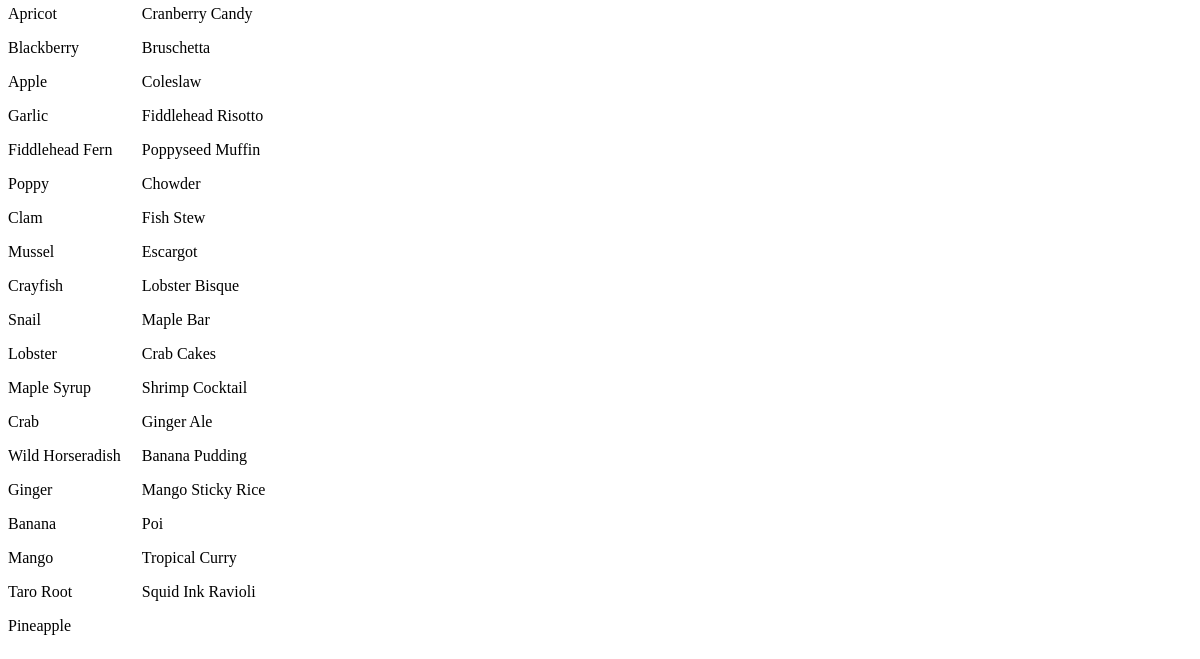
Before: /recipes/ (lower part) with the older database file.
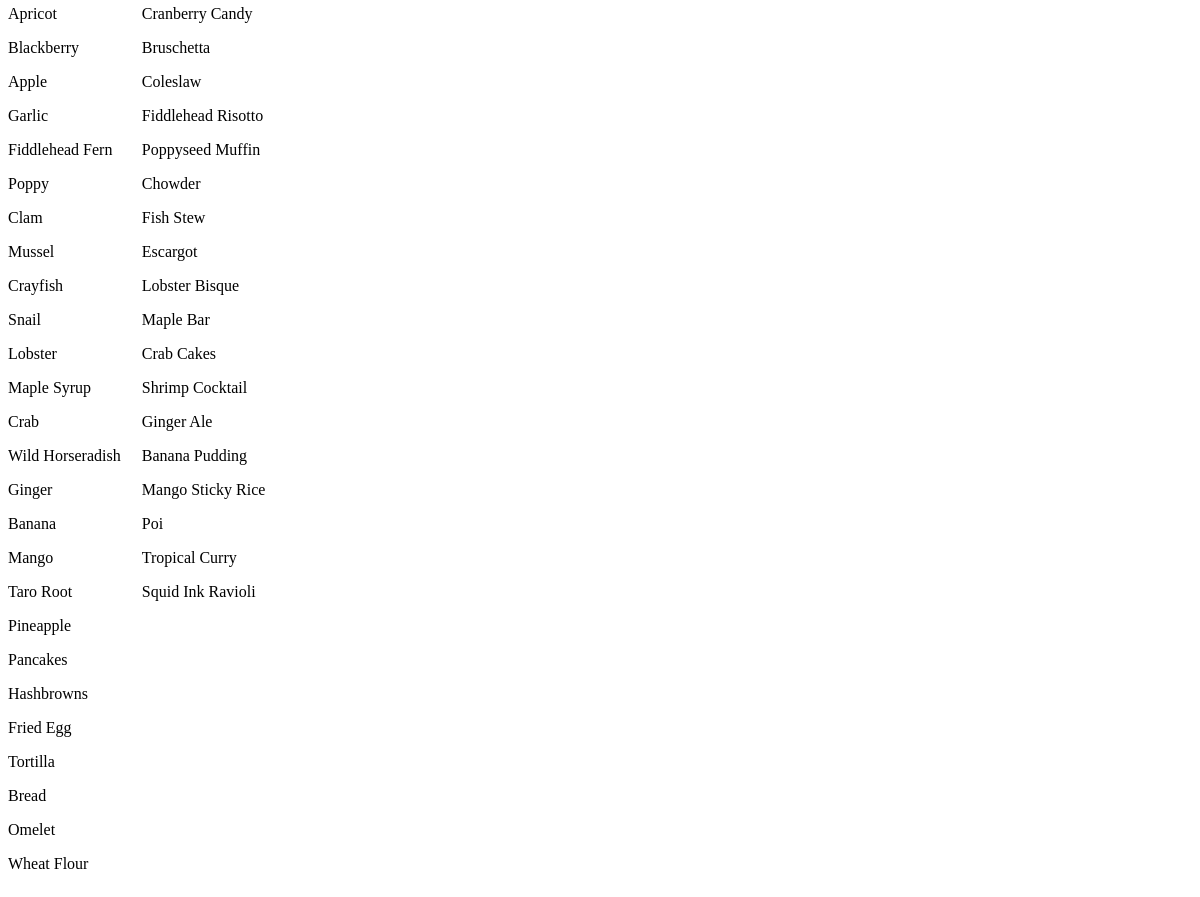
After: the same page with the newer database file.
### app/models/ingredients.py (models this page shows, shortened)
class Ingredient(db.Model):
    id = db.Column(db.Integer, primary_key=True)
    name = db.Column(db.String(250), nullable=False)

### app/models/recipes.py (models this page shows, shortened)
class Recipe(db.Model):
    id = db.Column(db.Integer, primary_key=True)
    name = db.Column(db.String(250), nullable=False)
    ingredients = db.relationship('Ingredient', secondary=recipe_ingredient, backref='recipes')

### app/recipes/routes.py (the view)
@bp.route('/')
def index():
    ingredients = Ingredient.query.all()
    recipes = Recipe.query.all()
    return render_template('recipes/index.html', ingredients=ingredients, recipes=recipes)

### app/templates/recipes/index.html (shortened to what this page needs)
{% extends 'layout.html' %}
{% block body %}
<div style="display:flex">
    <div>
        {% if ingredients %}
            {% for ingredient in ingredients %}
                <p>{{ingredient.name}}</p>
            {% endfor %}
        {% else %}
            <p>empty</p>
        {% endif %}
    </div>
    <div>
        {% if recipes %}
            {% for recipe in recipes %}
                <p>{{recipe.name}}</p>
            {% endfor %}
        {% else %}
            <p>empty</p>
        {% endif %}
    </div>
</div>
{% endblock %}

### app/templates/layout.html (shortened to what this page needs)
<!DOCTYPE html>
<html lang="en">
<head>
</head>
<body>
    {% block body %}{% endblock %}
</body>
</html>

Changed rows visible on the page:
added Ingredient: name "Pancakes"
added Ingredient: name "Hashbrowns"
added Ingredient: name "Fried Egg"
added Ingredient: name "Tortilla"
added Ingredient: name "Bread"
added Ingredient: name "Omelet"
added Ingredient: name "Wheat Flour"
